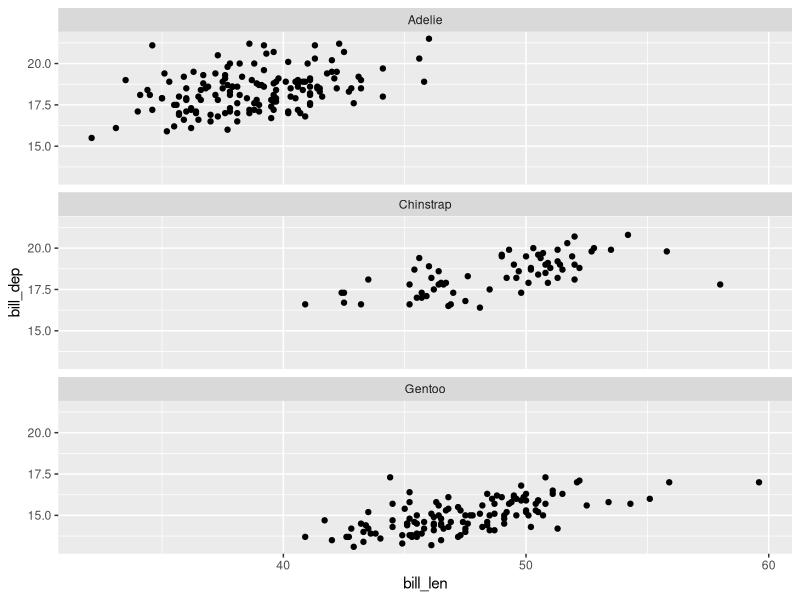
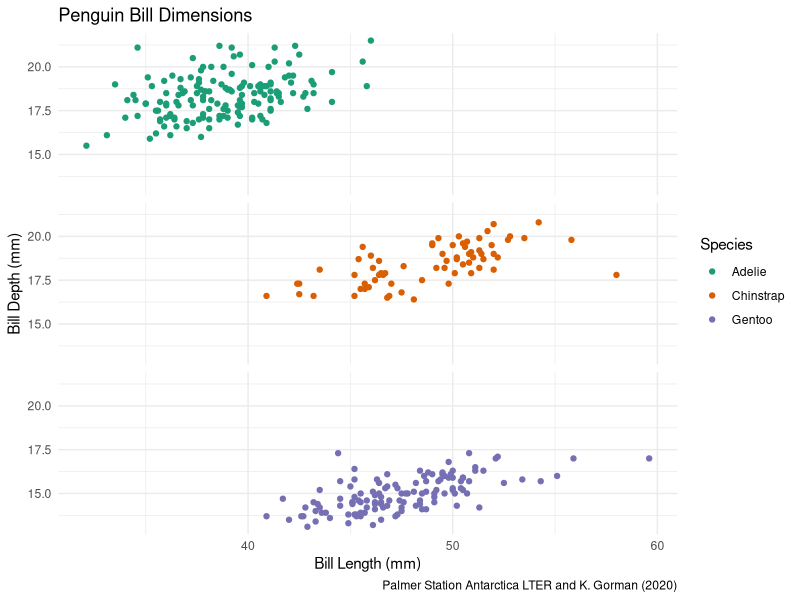
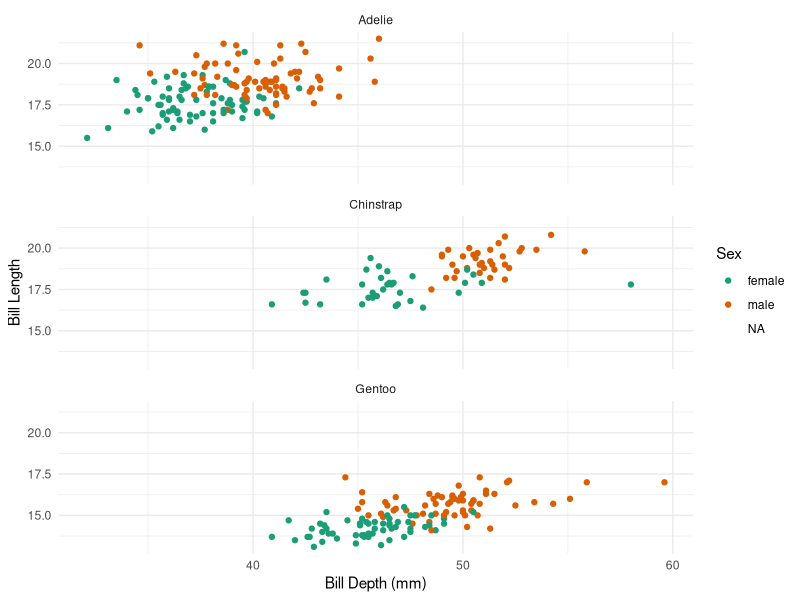

These figures' R source, in order:
## ---- chunk 1
#| label: LoadLibs
#| message: false
library(tidyverse)

## ---- chunk 2
#| label: Facet_wrap
#| warning: false
ggplot(penguins, aes(x = bill_len,
                     y = bill_dep)) +
  geom_point() + 
  facet_wrap(~species, 
             ncol = 1)

## ---- chunk 3
#| label: Facet_map(goodvis)
#| warning: false
ggplot(penguins, aes(x = bill_len,
                     y = bill_dep, 
                     color = species)) +
  geom_point() + 
  facet_wrap(~species, 
             ncol = 1) + 
  labs(x = 'Bill Length (mm)', 
       y = 'Bill Depth (mm)', 
       color = 'Species',
       title = "Penguin Bill Dimensions",
       caption = "Palmer Station Antarctica LTER and K. Gorman (2020)") + 
  scale_color_brewer(palette = 'Dark2') + 
  theme_minimal() + 
  theme(strip.text = element_blank()) # or theme(legend.position = "none") to remove legend

## ---- chunk 4
#| label: facet_sex
#| warning: false
ggplot(penguins, aes(x = bill_len,
                     y = bill_dep, 
                     color = sex)) +
  geom_point() + 
  facet_wrap(~species, ncol = 1) + 
  labs(x = "Bill Depth (mm)", 
       y = "Bill Length", 
       color = 'Sex') + 
  scale_color_brewer(palette = 'Dark2') +
  theme_minimal()


